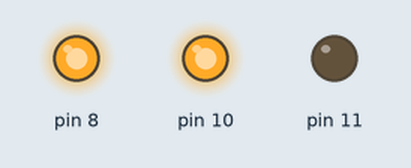
Simulated run of this sketch. Board: Arduino Uno, built with avr-gcc and run on an emulated ATmega328P. Parts: output pins drawn as LEDs (lit = HIGH). Pins used as bus, display or sensor lines are not drawn.

Above: at 0.5 s.
At 2.5 s:
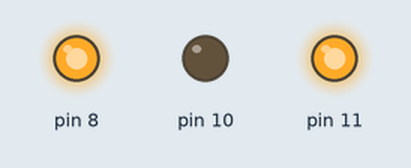
At 3.5 s:
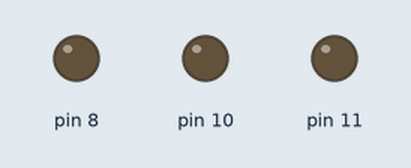
At 4.5 s:
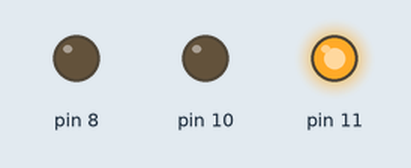
At 6.5 s:
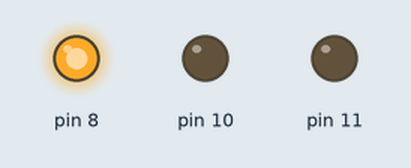
At 8.5 s:
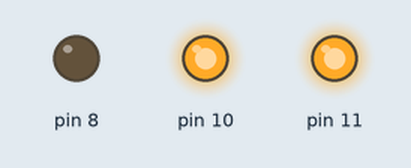
Timing chart, 0 to 9.1 s (numbered marks = the images above):
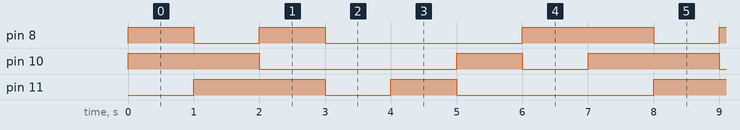

The sketch:

RGB_LED.ino
```cpp
void setup() {
   pinMode(8, OUTPUT);
   pinMode(9, OUTPUT);//power for anode
   pinMode(10, OUTPUT);
   pinMode(11, OUTPUT);
}

void loop() {


 digitalWrite (9, HIGH);//power pin, HIGH by default

 digitalWrite (8, LOW);//red
 digitalWrite (10,LOW);//blue
 digitalWrite (11, HIGH);//green

 for (int i=0; i<7; i++){

   switch(i){
    case 0:
       digitalWrite (8, HIGH);//red
       digitalWrite (10,HIGH);//blue
       digitalWrite (11, LOW);//green
       delay(1000);
       digitalWrite (8, HIGH);//red
       digitalWrite (10,HIGH);//blue
       digitalWrite (11, HIGH);//green
       break;

     case 1:
       digitalWrite (8, LOW);//red
       digitalWrite (10,HIGH);//blue
       digitalWrite (11, HIGH);//green
       delay(1000);
       digitalWrite (8, HIGH);//red
       digitalWrite (10,HIGH);//blue
       digitalWrite (11, HIGH);//green
       break;

     case 2:
       digitalWrite (8, HIGH);//red
       digitalWrite (10,LOW);//blue
       digitalWrite (11, HIGH);//green
       delay(1000);
       digitalWrite (8, HIGH);//red
       digitalWrite (10,HIGH);//blue
       digitalWrite (11, HIGH);//green
       break;

     case 3:
       digitalWrite (8, LOW);//red
       digitalWrite (10,LOW);//blue
       digitalWrite (11, LOW);//green
       delay(1000);
       digitalWrite (8, HIGH);//red
       digitalWrite (10,HIGH);//blue
       digitalWrite (11, HIGH);//green
       break;


    case 4:
       digitalWrite (8, LOW);//red
       digitalWrite (10,LOW);//blue
       digitalWrite (11, HIGH);//green
       delay(1000);
       digitalWrite (8, HIGH);//red
       digitalWrite (10,HIGH);//blue
       digitalWrite (11, HIGH);//green
       break;


      case 5:
       digitalWrite (8, LOW);//red
       digitalWrite (10,HIGH);//blue
       digitalWrite (11, LOW);//green
       delay(1000);
       digitalWrite (8, HIGH);//red
       digitalWrite (10,HIGH);//blue
       digitalWrite (11, HIGH);//green
       break;


     case 6:
       digitalWrite (8, HIGH);//red
       digitalWrite (10,LOW);//blue
       digitalWrite (11, LOW);//green
       delay(1000);
       digitalWrite (8, HIGH);//red
       digitalWrite (10,HIGH);//blue
       digitalWrite (11, HIGH);//green
       break;
  }//end switch statement
 }//end for loop
}//end main loop
```

Measured:
- by itself, pin 8, pin 11: repeats every 7.0 s: LOW 1.0 s, HIGH 1.0 s, LOW 3.0 s, HIGH 2.0 s
- by itself, pin 10: repeats every 7.0 s: LOW 3.0 s, HIGH 1.0 s, LOW 1.0 s, HIGH 2.0 s
- by itself, everything shown: repeats every 7.0 s, in 8 steps
